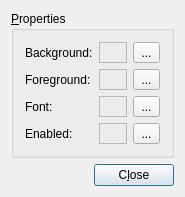
<ui version="4.0" >
 <author></author>
 <comment>*********************************************************************
**
** Copyright (C) 2013 Digia Plc and/or its subsidiary(-ies).
** Contact: http://www.qt-project.org/legal
**
** This file is part of the tools applications of the Qt Toolkit.
**
** $QT_BEGIN_LICENSE:LGPL$
** Commercial License Usage
** Licensees holding valid commercial Qt licenses may use this file in
** accordance with the commercial license agreement provided with the
** Software or, alternatively, in accordance with the terms contained in
** a written agreement between you and Digia.  For licensing terms and
** conditions see http://qt.digia.com/licensing.  For further information
** use the contact form at http://qt.digia.com/contact-us.
**
** GNU Lesser General Public License Usage
** Alternatively, this file may be used under the terms of the GNU Lesser
** General Public License version 2.1 as published by the Free Software
** Foundation and appearing in the file LICENSE.LGPL included in the
** packaging of this file.  Please review the following information to
** ensure the GNU Lesser General Public License version 2.1 requirements
** will be met: http://www.gnu.org/licenses/old-licenses/lgpl-2.1.html.
**
** In addition, as a special exception, Digia gives you certain additional
** rights.  These rights are described in the Digia Qt LGPL Exception
** version 1.1, included in the file LGPL_EXCEPTION.txt in this package.
**
** GNU General Public License Usage
** Alternatively, this file may be used under the terms of the GNU
** General Public License version 3.0 as published by the Free Software
** Foundation and appearing in the file LICENSE.GPL included in the
** packaging of this file.  Please review the following information to
** ensure the GNU General Public License version 3.0 requirements will be
** met: http://www.gnu.org/copyleft/gpl.html.
**
**
** $QT_END_LICENSE$
**
*********************************************************************</comment>
 <exportmacro></exportmacro>
 <class>AmbientProperties</class>
 <widget class="QDialog" name="AmbientProperties" >
  <property name="geometry" >
   <rect>
    <x>0</x>
    <y>0</y>
    <width>185</width>
    <height>173</height>
   </rect>
  </property>
  <property name="windowTitle" >
   <string>Change Ambient Properties</string>
  </property>
  <layout class="QVBoxLayout" >
   <property name="margin" >
    <number>11</number>
   </property>
   <property name="spacing" >
    <number>6</number>
   </property>
   <item>
    <widget class="QGroupBox" name="boxProperties" >
     <property name="title" >
      <string>&amp;Properties</string>
     </property>
     <layout class="QGridLayout" >
      <property name="margin" >
       <number>11</number>
      </property>
      <property name="spacing" >
       <number>6</number>
      </property>
      <item row="0" column="0" >
       <widget class="QLabel" name="TextLabel1" >
        <property name="text" >
         <string>Background:</string>
        </property>
       </widget>
      </item>
      <item row="1" column="0" >
       <widget class="QLabel" name="TextLabel2" >
        <property name="text" >
         <string>Foreground:</string>
        </property>
       </widget>
      </item>
      <item row="2" column="0" >
       <widget class="QLabel" name="TextLabel3" >
        <property name="text" >
         <string>Font:</string>
        </property>
       </widget>
      </item>
      <item row="3" column="0" >
       <widget class="QLabel" name="TextLabel4" >
        <property name="text" >
         <string>Enabled:</string>
        </property>
       </widget>
      </item>
      <item row="1" column="1" >
       <widget class="QFrame" name="foreSample" >
        <property name="frameShape" >
         <enum>QFrame::StyledPanel</enum>
        </property>
        <property name="frameShadow" >
         <enum>QFrame::Raised</enum>
        </property>
       </widget>
      </item>
      <item row="0" column="1" >
       <widget class="QFrame" name="backSample" >
        <property name="frameShape" >
         <enum>QFrame::StyledPanel</enum>
        </property>
        <property name="frameShadow" >
         <enum>QFrame::Raised</enum>
        </property>
       </widget>
      </item>
      <item row="0" column="2" >
       <widget class="QToolButton" name="buttonBackground" >
        <property name="sizePolicy" >
         <sizepolicy>
          <hsizetype>5</hsizetype>
          <vsizetype>1</vsizetype>
          <horstretch>0</horstretch>
          <verstretch>0</verstretch>
         </sizepolicy>
        </property>
        <property name="text" >
         <string>...</string>
        </property>
       </widget>
      </item>
      <item row="1" column="2" >
       <widget class="QToolButton" name="buttonForeground" >
        <property name="sizePolicy" >
         <sizepolicy>
          <hsizetype>5</hsizetype>
          <vsizetype>1</vsizetype>
          <horstretch>0</horstretch>
          <verstretch>0</verstretch>
         </sizepolicy>
        </property>
        <property name="text" >
         <string>...</string>
        </property>
       </widget>
      </item>
      <item row="2" column="2" >
       <widget class="QToolButton" name="buttonFont" >
        <property name="sizePolicy" >
         <sizepolicy>
          <hsizetype>5</hsizetype>
          <vsizetype>1</vsizetype>
          <horstretch>0</horstretch>
          <verstretch>0</verstretch>
         </sizepolicy>
        </property>
        <property name="text" >
         <string>...</string>
        </property>
       </widget>
      </item>
      <item row="3" column="1" >
       <widget class="QFrame" name="Frame6" >
        <property name="frameShape" >
         <enum>QFrame::StyledPanel</enum>
        </property>
        <property name="frameShadow" >
         <enum>QFrame::Raised</enum>
        </property>
        <layout class="QHBoxLayout" >
         <property name="margin" >
          <number>0</number>
         </property>
         <property name="spacing" >
          <number>0</number>
         </property>
         <item>
          <widget class="QLabel" name="enabledSample" >
           <property name="enabled" >
            <bool>true</bool>
           </property>
           <property name="text" >
            <string>&lt;sample></string>
           </property>
          </widget>
         </item>
        </layout>
       </widget>
      </item>
      <item row="3" column="2" >
       <widget class="QToolButton" name="buttonEnabled" >
        <property name="sizePolicy" >
         <sizepolicy>
          <hsizetype>5</hsizetype>
          <vsizetype>1</vsizetype>
          <horstretch>0</horstretch>
          <verstretch>0</verstretch>
         </sizepolicy>
        </property>
        <property name="text" >
         <string>...</string>
        </property>
        <property name="checkable" >
         <bool>true</bool>
        </property>
       </widget>
      </item>
      <item row="2" column="1" >
       <widget class="QFrame" name="fontSample" >
        <property name="frameShape" >
         <enum>QFrame::StyledPanel</enum>
        </property>
        <property name="frameShadow" >
         <enum>QFrame::Raised</enum>
        </property>
        <layout class="QHBoxLayout" >
         <property name="margin" >
          <number>0</number>
         </property>
         <property name="spacing" >
          <number>6</number>
         </property>
         <item>
          <widget class="QLabel" name="TextLabel6" >
           <property name="text" >
            <string>&lt;sample></string>
           </property>
          </widget>
         </item>
        </layout>
       </widget>
      </item>
     </layout>
    </widget>
   </item>
   <item>
    <layout class="QHBoxLayout" >
     <property name="margin" >
      <number>0</number>
     </property>
     <property name="spacing" >
      <number>6</number>
     </property>
     <item>
      <spacer>
       <property name="orientation" >
        <enum>Qt::Horizontal</enum>
       </property>
       <property name="sizeType" >
        <enum>QSizePolicy::Expanding</enum>
       </property>
       <property name="sizeHint" >
        <size>
         <width>1</width>
         <height>1</height>
        </size>
       </property>
      </spacer>
     </item>
     <item>
      <widget class="QPushButton" name="buttonClose" >
       <property name="text" >
        <string>C&amp;lose</string>
       </property>
      </widget>
     </item>
    </layout>
   </item>
  </layout>
 </widget>
 <layoutdefault spacing="6" margin="11" />
 <pixmapfunction></pixmapfunction>
 <resources/>
 <connections>
  <connection>
   <sender>buttonClose</sender>
   <signal>clicked()</signal>
   <receiver>AmbientProperties</receiver>
   <slot>accept()</slot>
   <hints>
    <hint type="sourcelabel" >
     <x>141</x>
     <y>150</y>
    </hint>
    <hint type="destinationlabel" >
     <x>51</x>
     <y>141</y>
    </hint>
   </hints>
  </connection>
 </connections>
</ui>
